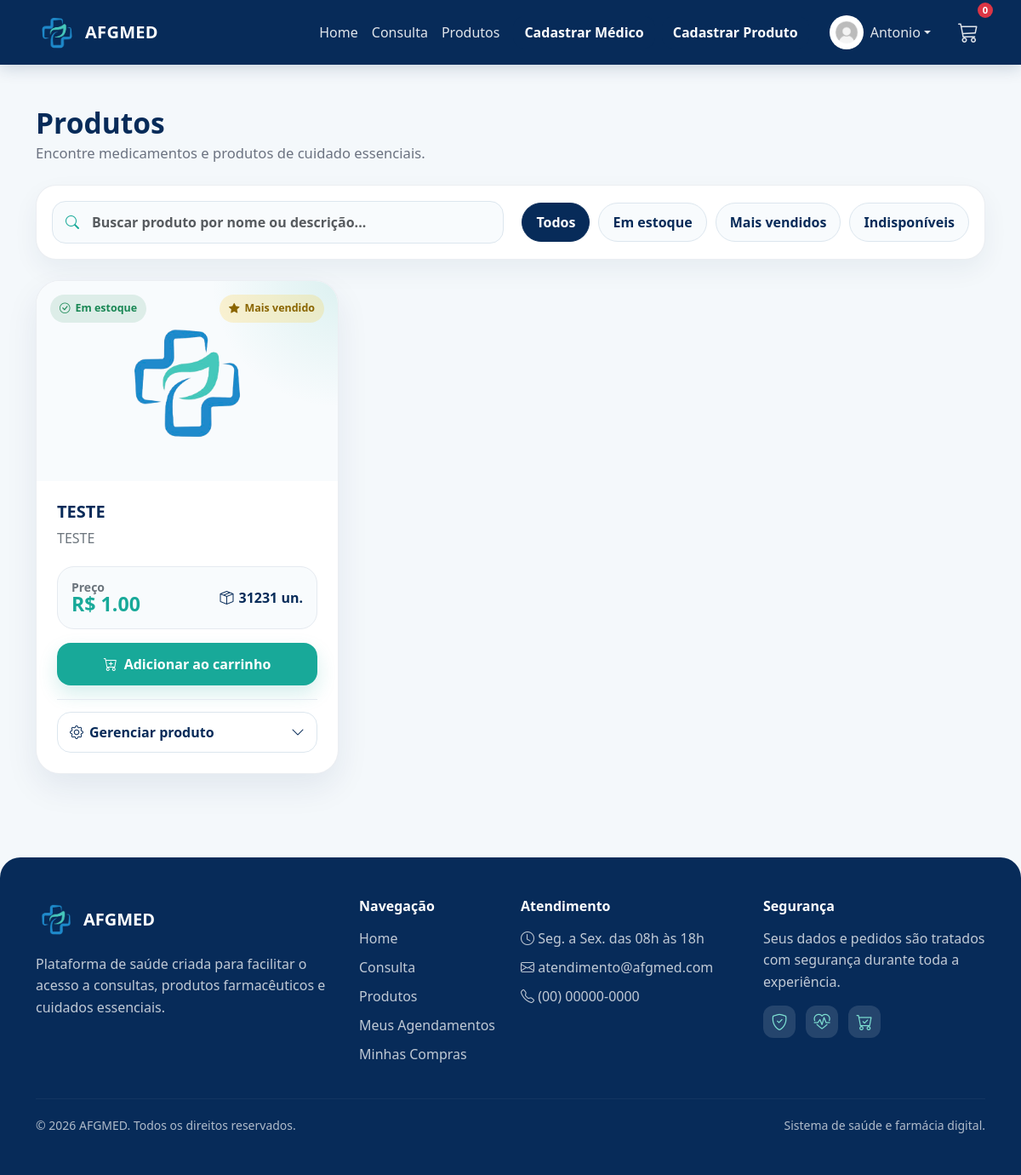
Before: /produtos (signed in) with the older database file.
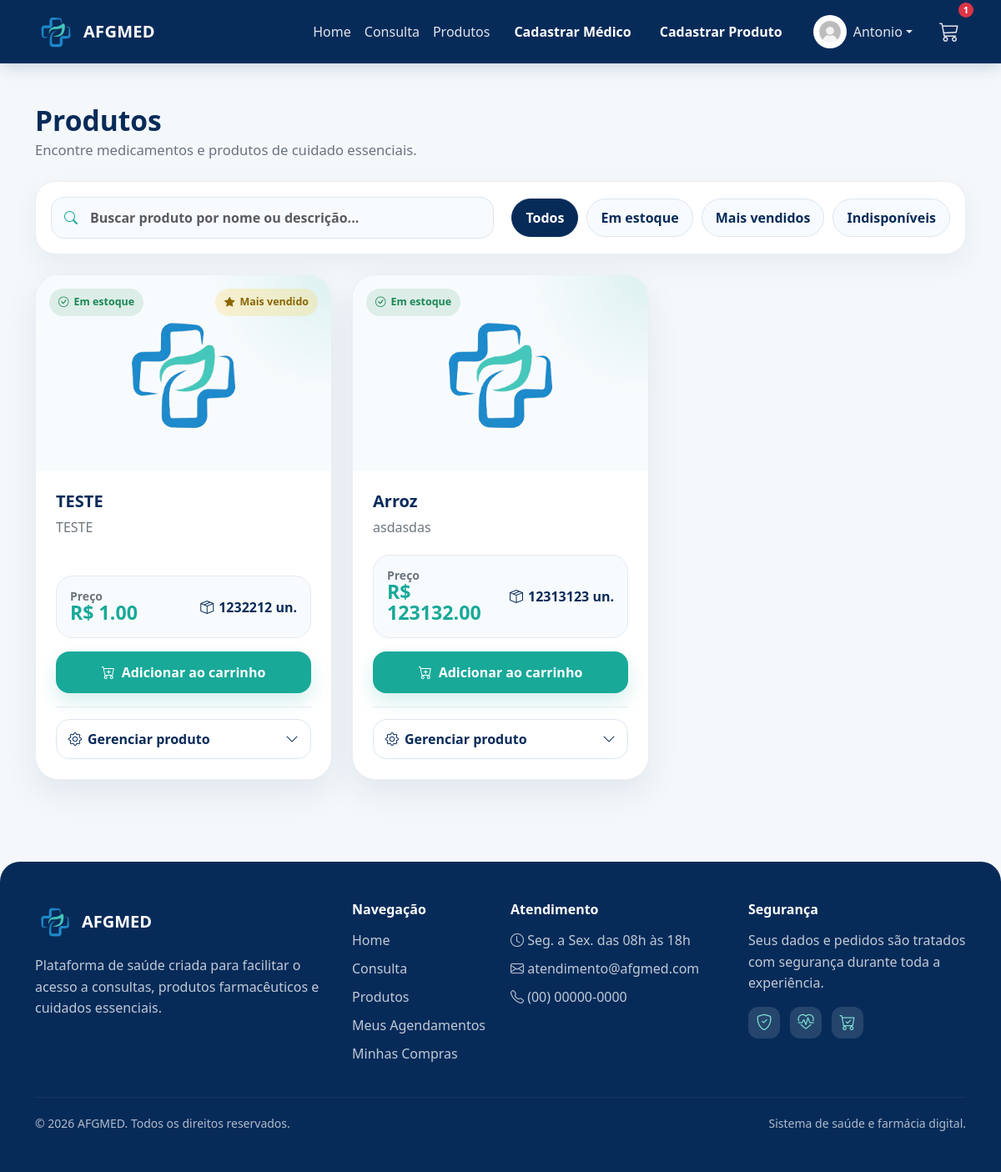
After: the same page with the newer database file.
### projetoafgmed/models.py (models this page shows)
class Produto(database.Model):
    id = database.Column(database.Integer, primary_key=True)
    nome = database.Column(database.String, nullable=False)
    descricao = database.Column(database.String)
    preco = database.Column(database.Float, nullable=False)
    estoque = database.Column(database.Integer, default=0)
    foto = database.Column(database.String, default="default.jpg")
    ativo = database.Column(database.Boolean, default=True, nullable=False)
    destaque_home = database.Column(database.Boolean, default=False, nullable=False)
    data_criacao = database.Column(database.DateTime, nullable=False, default=datetime.utcnow)

### projetoafgmed/rotas/produtos.py (the view)
@app.route("/produtos")
@login_required
def produtos():
    return render_template("produtos.html", produtos=Produto.query.all())

### projetoafgmed/models.py (called while the page is built)
@login_manager.user_loader
def load_usuario(id_usuario):
    return Usuario.query.get(int(id_usuario))

### projetoafgmed/rotas/contexto.py (called while the page is built, shortened)
@app.context_processor
def carrinho_global():
    if current_user.is_authenticated:
        carrinho = Carrinho.query.filter_by(
            id_usuario=current_user.id,
            status="ativo"
        ).first()
        itens = carrinho.itens if carrinho else []
        total = sum(item.quantidade * item.preco_unitario for item in itens)
        quantidade = sum(item.quantidade for item in itens)
        return {
            "carrinho": carrinho,
            "itens_carrinho": itens,
            "total_carrinho": total,
            "quantidade_carrinho": quantidade
        }

### projetoafgmed/templates/produtos.html (shortened to what the changed rows need)
{% extends "base.html" %}
{% block content %}
<div class="produtos-page">
    <div class="produtos-titulo-area mb-4">
        <h2 class="fw-bold mb-1">
            Produtos
        </h2>
    </div>
    {% if produtos %}
        <div class="row row-cols-1 row-cols-md-2 row-cols-xl-3 g-4" id="produtosGrid">
            {% for produto in produtos %}
                <div class="col produto-col"
                     data-nome="{{ produto.nome|lower }}"
                     data-descricao="{{ (produto.descricao or '')|lower }}"
                     data-estoque="{% if produto.estoque > 0 and produto.ativo %}1{% else %}0{% endif %}"
                     data-destaque="{% if produto.destaque_home %}1{% else %}0{% endif %}"
                     data-indisponivel="{% if produto.estoque <= 0 or not produto.ativo %}1{% else %}0{% endif %}">
                    <div class="produto-card h-100">
                        <div class="produto-img-area">
                            <img src="{{ url_for('static', filename='fotos_produtos/' + (produto.foto or 'default.jpg')) }}"
                                 alt="{{ produto.nome }}"
                                 class="produto-img">
                            <div class="produto-badges">
                                {% if produto.ativo and produto.estoque > 0 %}
                                    <span class="produto-badge badge-estoque">
                                        <i class="bi bi-check-circle"></i>
                                        Em estoque
                                    </span>
                                {% elif not produto.ativo %}
                                    <span class="produto-badge badge-indisponivel">
                                        <i class="bi bi-slash-circle"></i>
                                        Inativo
                                    </span>
                                {% else %}
                                    <span class="produto-badge badge-indisponivel">
                                        <i class="bi bi-x-circle"></i>
                                        Indisponível
                                    </span>
                                {% endif %}
                                {% if produto.destaque_home %}
                                    <span class="produto-badge badge-destaque">
                                        <i class="bi bi-star-fill"></i>
                                        Mais vendido
                                    </span>
                                {% endif %}
                            </div>
                        </div>
                        <div class="produto-card-body">
                            <div class="produto-conteudo">
                                <h5 class="produto-nome">
                                    {{ produto.nome }}
                                </h5>
                                <p class="produto-descricao">
                                    {{ produto.descricao or "Produto AFGMED para cuidado e bem-estar." }}
                                </p>
                            </div>
                            <div class="produto-preco-area">
                                <div>
                                    <small>Preço</small>
                                    <strong>
                                        R$ {{ '%.2f' % produto.preco }}
                                    </strong>
                                </div>
                                <div class="produto-estoque-info">
                                    <i class="bi bi-box-seam"></i>
                                    {{ produto.estoque }} un.
                                </div>
                            </div>
                            <div class="produto-actions mt-3">
                                {% if current_user.is_medico and not current_user.is_admin %}
                                    <button class="btn btn-produto-disabled w-100" disabled>
                                        <i class="bi bi-lock"></i>
                                        Compra indisponível para médico
                                    </button>
                                {% else %}
                                    {% if produto.ativo and produto.estoque > 0 %}
                                        <form action="{{ url_for('adicionar_carrinho', id_produto=produto.id) }}"
                                              method="post"
                                              class="w-100">
                                            <button type="submit" class="btn btn-produto-carrinho w-100">
                                                <i class="bi bi-cart-plus"></i>
                                                Adicionar ao carrinho
                                            </button>
                                        </form>
                                    {% else %}
                                        <button class="btn btn-produto-disabled w-100" disabled>
                                            <i class="bi bi-x-circle"></i>
                                            Produto indisponível
                                        </button>
                                    {% endif %}
                                {% endif %}
                            </div>
                            {% if current_user.is_admin %}
                                <div class="produto-admin mt-3">
                                    <button class="produto-admin-toggle"
                                            type="button"
                                            data-bs-toggle="collapse"
                                            data-bs-target="#adminProduto{{ produto.id }}"
                                            aria-expanded="false"
                                            aria-controls="adminProduto{{ produto.id }}">
                                        <span>
                                            <i class="bi bi-gear"></i>
                                            Gerenciar produto
                                        </span>
                                        <i class="bi bi-chevron-down"></i>
                                    </button>
                                </div>
                            {% endif %}
                        </div>
                    </div>
                </div>
            {% endfor %}
        </div>
    {% endif %}
</div>
{% endblock %}

### projetoafgmed/templates/base.html (shortened to what the changed rows need)
<!DOCTYPE html>
<html lang="pt-br">
<head>
    <link href="https://cdn.jsdelivr.net/npm/bootstrap@5.3.8/dist/css/bootstrap.min.css" rel="stylesheet">
    <link rel="stylesheet" href="https://cdn.jsdelivr.net/npm/bootstrap-icons@1.11.3/font/bootstrap-icons.css">
    <link rel="stylesheet" href="{{ url_for('static', filename='css/style.css') }}">
</head>
<body>
<nav class="navbar navbar-expand-lg navbar-dark bg-dark">
    <div class="container">
        <div class="collapse navbar-collapse" id="navbarNav">
            <ul class="navbar-nav ms-lg-3 align-items-lg-center">
                {% if current_user.is_authenticated %}
                    {% if not current_user.is_medico or current_user.is_admin %}
                        <li class="nav-item position-relative d-none d-lg-block">
                            <a class="nav-link"
                               href="#"
                               data-bs-toggle="offcanvas"
                               data-bs-target="#carrinhoLateral"
                               aria-controls="carrinhoLateral">
                                <i class="bi bi-cart3" style="font-size: 1.5rem;"></i>
                                {% if carrinho %}
                                    <span class="badge bg-danger badge-carrinho position-absolute top-0 start-100 translate-middle">
                                        {{ quantidade_carrinho }}
                                    </span>
                                {% endif %}
                            </a>
                        </li>
                    {% endif %}
                {% endif %}
            </ul>
        </div>
    </div>
</nav>
<main class="container mt-5">
    {% block content %}{% endblock %}
</main>
</body>
</html>

Changed rows visible on the page:
changed Produto "TESTE": estoque "31231" → "1232212"
added Produto: foto (picture), ativo True (drawn), nome "Arroz", descricao "asdasdas", preco "123132.00", estoque "12313123"
Other visible differences:
{{ quantidade_carrinho }}: "0" → "1"
